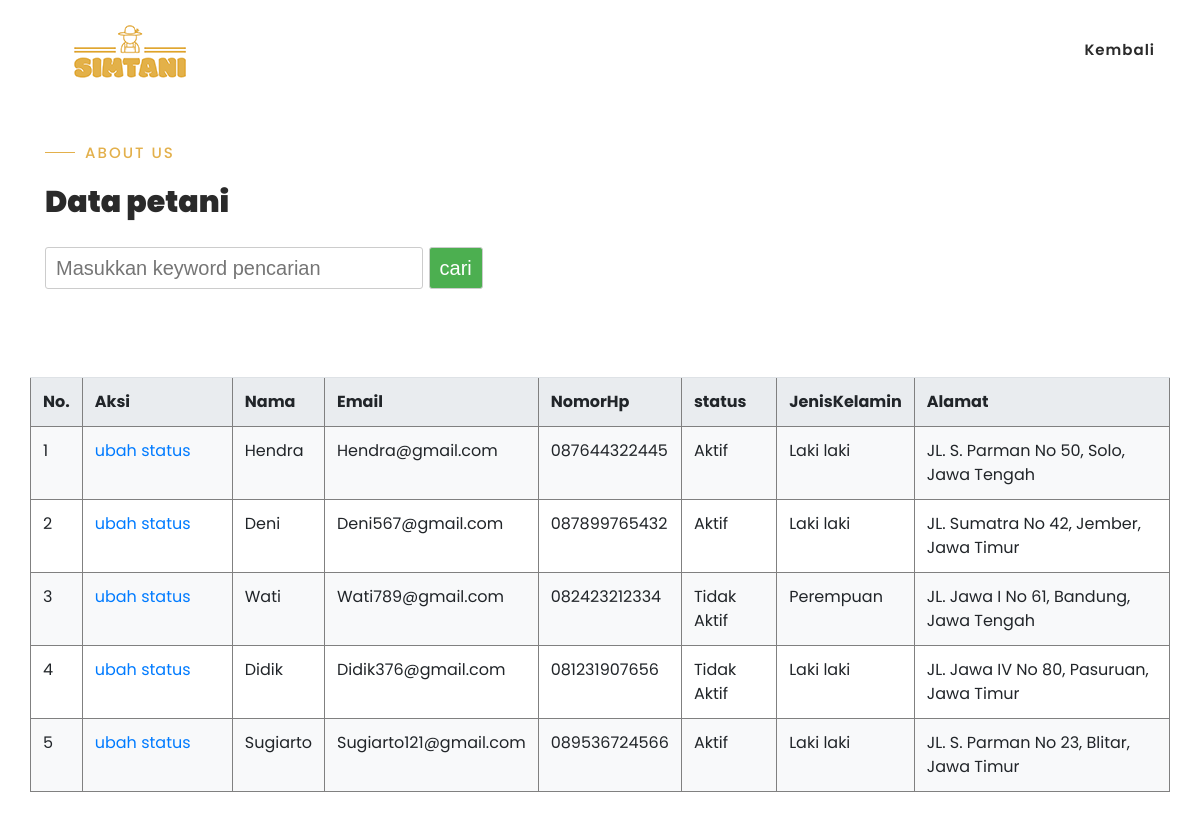
The page /datapetani.php (signed in) on the database its author committed.
### tables this page shows
CREATE TABLE `petani` (
  `id` int(12) NOT NULL,
  `nama` varchar(50) NOT NULL,
  `username` varchar(255) NOT NULL,
  `email` varchar(255) NOT NULL,
  `nomorhp` varchar(12) NOT NULL,
  `jeniskelamin` varchar(12) NOT NULL,
  `alamat` varchar(255) NOT NULL,
  `password` varchar(255) NOT NULL,
  `status` varchar(25) NOT NULL,
  `fotoprofil` varchar(255) NOT NULL
);

### config/functions.php (called while the page is built, shortened)
<?php
$conn = mysqli_connect("localhost","root","","ppl");
function query($querry){
    global $conn;
    $result = mysqli_query($conn,$querry);
    $rows=[];
    while ( $row = mysqli_fetch_assoc($result)){
        $rows[]=$row;
    }
    return $rows;
}
 ?>

### datapetani.php (the view, shortened to what this page needs)
<?php
$tabel='petani';
require'..\ppl\config\functions.php';
$petani = query("SELECT * FROM petani ORDER BY id DESC");
?>
<!DOCTYPE html>
<html>
<head>
    <link rel="stylesheet" href="styleindex.css">
    <link rel="stylesheet" href="design/tabel.css">
<!DOCTYPE html>
<html>
<head>
    <link rel="stylesheet" type="text/css" href="assets/css/bootstrap.min.css">
    <link rel="stylesheet" type="text/css" href="assets/css/font-awesome.css">
    <link rel="stylesheet" href="assets/css/index.css">
    <link rel="stylesheet" href="assets/css/owl-carousel.css">
    <link rel="stylesheet" href="assets/css/lightbox.css">
    </head>
</head>
<body>
<header class="header-area header-sticky">
        <div class="container">
            <div class="row">
                <div class="col-12">
                    <nav class="main-nav">
                        <a href="index<?= $tabel;?>.php"class="logo">
                            <img src="assets/images/simtanilogo.png" align="klassy cafe html template">
                        </a>
                        <ul class="nav">
                            <li class="scroll-to-section"><a href="indexadmin1.php">Kembali</a></li>
                        </ul>
                    </nav>
                </div>
            </div>
        </div>
    </header>
<br>
<section class="section" id="about">
        <div class="container">
            <div class="row">
                <div class="col-lg-6 col-md-6 col-xs-12">
                    <div class="left-text-content">
                    <div class="section-heading">
                            <h6>About Us</h6>
                            <h2>Data petani</h2>
                            <div style="font-family: arial;
                            font-size: 20px;
                            display: flex;
                            justify-content: left;">
                                <form action="" method="post">
                                <input type="text" name="keyword" id="keyword" size="40px" autofocus
                                placeholder="Masukkan keyword pencarian" autocomplete="off">
                                <button type="submit" name="cari">cari</button></form></div>
                        </div>
            </div>
        </div>
</section>
<div style="font-family: arial;
  font-size: 20px;
  /* Center child horizontally*/
  display: flex;
  justify-content: center;">
</div>
<br>
<br>
<div style="margin:30px;margin-top:0px;overflow-x:auto;">
<table border="1" cellpadding="10" cellspacing="0">
    <tr>
        <th>No.</th>
        <th>Aksi</th>
        <th>Nama</th>
        <th>Email</th>
        <th>NomorHp</th>
        <th>status</th>
        <th>JenisKelamin</th>
        <th>Alamat</th>
    </tr>
    <?php $i=1?>
    <?php foreach($petani as $row) :?>
    <tr>
        <td><?= $i?></td>
        <td style="width:150px;">
            <a href="ubahstatuspetani.php?id=<?= $row["id"];
            ?>">ubah status</a>
        </td>
        <td><?= $row["nama"];	?></td>
        <td><?= $row["email"];	?></td>
        <td><?= $row["nomorhp"];	?></td>
        <td><?= $row["status"];	?></td>
        <td><?= $row["jeniskelamin"];	?></td>
        <td><?= $row["alamat"];	?></td>
    </tr>
    <?php $i++?>
    <?php	endforeach; ?>
</table>
<br>
</div>
</body>
</html>

### design/styleindex.css (style rules this page uses)
a { text-decoration: none; color: #333; padding: 5px 10px; border: 1px solid #ccc; margin: 0 5px; border-radius: 3px; }
table { border-collapse: collapse; width: 100%; }
th, td { padding: 10px; text-align: left; }
th { background-color: #ddd; }
tr:nth-child(even) { background-color: #f2f2f2; }
form { margin-bottom: 20px; }
input[type="text"], button[type="submit"] { padding: 5px 10px; border: 1px solid #ccc; border-radius: 3px; }
input[type="text"] { width: 70%; }
button[type="submit"] { background-color: #4CAF50; color: #fff; cursor: pointer; }

### design/tabel.css (style rules this page uses)
table { border-collapse: collapse; width: 100%; margin-bottom: 1rem; background-color: #fff; color: #212529; font-size: 1rem; line-height: 1.5; }
table td, table th { padding: 0.75rem; vertical-align: top; border-top: 1px solid #dee2e6; }
table th { font-weight: bold; background-color: #e9ecef; text-align: left; }
table td { border-top: none; }
table tr:nth-child(even) { background-color: #f8f9fa; }
table a { color: #007bff; }

### assets/css/index.css (style rules this page uses)
html, body, div, span, applet, object, iframe, h1, h2, h3, h4, h5, h6, p, blockquote, div pre, a, abbr, acronym, address, big, cite, code, del, dfn, em, font, img, ins, kbd, q, s, samp, small, strike, strong, sub, sup, tt, var, b, u, i, center, dl, dt, dd, ol, ul, li, figure, header, nav, section, article, aside, footer, figcaption { margin: 0; padding: 0; border: 0; outline: 0; }
ul, li { padding: 0; margin: 0; list-style: none; }
header, nav, section, article, aside, footer, hgroup { display: block; }
* { box-sizing: border-box; }
html, body { font-family: 'Poppins', sans-serif; font-weight: 400; background-color: #fff; font-size: 16px; -ms-text-size-adjust: 100%; -webkit-font-smoothing: antialiased; -moz-osx-font-smoothing: grayscale; }
a { text-decoration: none !important; }
h1, h2, h3, h4, h5, h6 { margin-top: 0px; margin-bottom: 0px; }
ul { margin-bottom: 0px; }
html, body { background: #fff; font-family: 'Poppins', sans-serif; }
.section-heading h6 { position: relative; font-size: 15px; color: #e3b04b ; font-weight: 500; letter-spacing: 2px; text-transform: uppercase; padding-left: 40px; }
.section-heading h6:before { width: 30px; height: 1px; content: ''; position: absolute; left: 0; top: 8px; background-color: #e3b04b ; }
.section-heading h2 { line-height: 40px; margin-top: 20px; margin-bottom: 25px; font-size: 30px; font-weight: 900; color: #2a2a2a; }
.header-area { background-color: #fff; position: absolute; top: 0px; left: 0px; right: 0px; z-index: 100; height: 100px; -webkit-transition: all .5s ease 0s; -moz-transition: all .5s ease 0s; -o-transition: all .5s ease 0s; transition: all .5s ease 0s; }
.header-area .main-nav { min-height: 80px; background: transparent; }
.header-area .main-nav .logo { line-height: 100px; color: #fff; font-size: 28px; font-weight: 700; text-transform: uppercase; letter-spacing: 2px; float: left; -webkit-transition: all 0.3s ease 0s; -moz-transition: all 0.3s ease 0s; -o-transition: all 0.3s ease 0s; transition: all 0.3s ease 0s; }
.header-area .main-nav .nav { float: right; margin-top: 30px; margin-right: 0px; background-color: transparent; -webkit-transition: all 0.3s ease 0s; -moz-transition: all 0.3s ease 0s; -o-transition: all 0.3s ease 0s; transition: all 0.3s ease 0s; position: relative; z-index: 999; }
.header-area .main-nav .nav li { padding-left: 15px; padding-right: 15px; }
.header-area .main-nav .nav li:last-child { padding-right: 0px; }
.header-area .main-nav .nav li a { display: block; font-weight: 600; font-size: 15px; color: #2a2a2a; text-transform: capitalize; -webkit-transition: all 0.3s ease 0s; -moz-transition: all 0.3s ease 0s; -o-transition: all 0.3s ease 0s; transition: all 0.3s ease 0s; height: 40px; line-height: 40px; border: transparent; letter-spacing: 1px; }
.header-area .main-nav .nav li a { color: #2a2a2a; }
.header-area.header-sticky { min-height: 80px; }
.header-area .nav { margin-top: 30px; }
@media (max-width: 1200px) { .header-area .main-nav .nav li { padding-left: 12px; padding-right: 12px; } }
@media (max-width: 1200px) { .header-area .main-nav:before { display: none; } }
@media (min-width: 767px) { .header-area .main-nav .nav { display: flex !important; } }
*, *:before, *:after { -webkit-box-sizing: border-box; box-sizing: border-box; -webkit-font-smoothing: antialiased; -moz-osx-font-smoothing: grayscale; }
#about { margin-top: 20px; padding: 100px 0px 0px 0px; position: relative; z-index: 9; }
#about .section-heading h2 { padding-right: 120px; }

### rows shown on the page
petani: nama "Hendra", email "Hendra@gmail.com", nomorhp "087644322445", status "Aktif", jeniskelamin "Laki laki", alamat "JL. S. Parman No 50, Solo, Jawa Tengah"
petani: nama "Deni", email "Deni567@gmail.com", nomorhp "087899765432", status "Aktif", jeniskelamin "Laki laki", alamat "JL. Sumatra No 42, Jember, Jawa Timur"
petani: nama "Wati", email "Wati789@gmail.com", nomorhp "082423212334", status "Tidak Aktif", jeniskelamin "Perempuan", alamat "JL. Jawa I No 61, Bandung, Jawa Tengah"
petani: nama "Didik", email "Didik376@gmail.com", nomorhp "081231907656", status "Tidak Aktif", jeniskelamin "Laki laki", alamat "JL. Jawa IV No 80, Pasuruan, Jawa Timur"
petani: nama "Sugiarto", email "Sugiarto121@gmail.com", nomorhp "089536724566", status "Aktif", jeniskelamin "Laki laki", alamat "JL. S. Parman No 23, Blitar, Jawa Timur"
